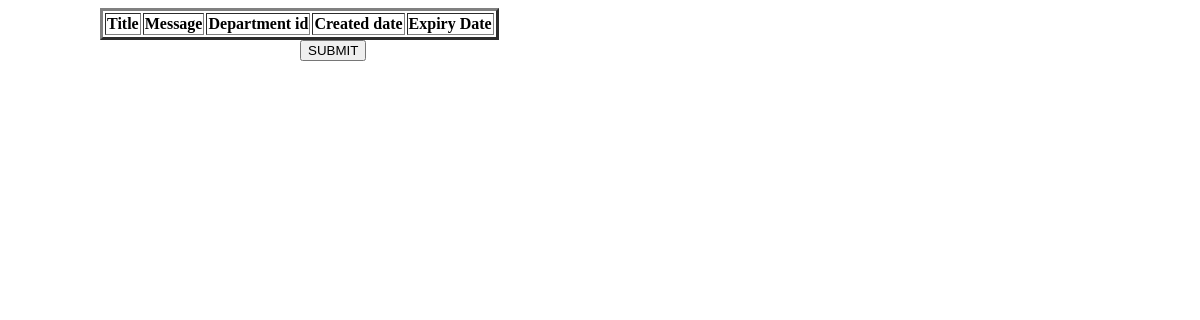
/ManageNotification, run on an earlier commit of the app's database.
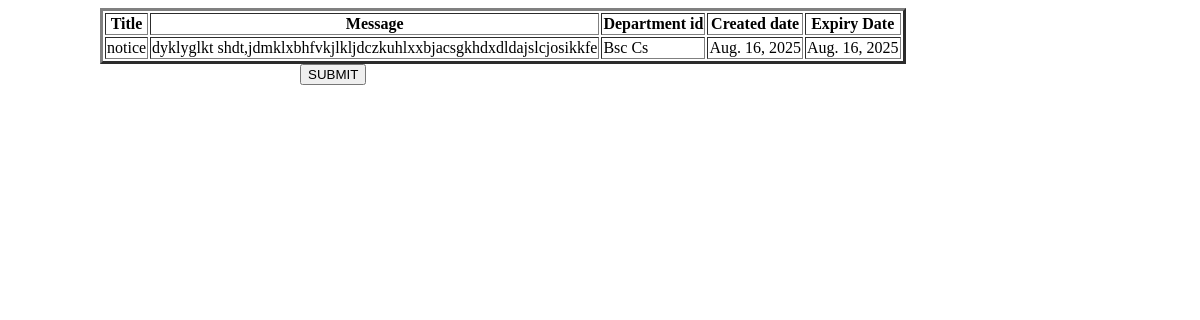
And on a later commit of the database.
### CampusSenseApp/models.py (models this page shows)
class Notification(models.Model):
    DEPARTMENT = models.ForeignKey(Department, on_delete=models.CASCADE)
    Title=models.CharField(max_length=50,null=True,blank=True)
    Message=models.CharField(max_length=150,null=True,blank=True)
    CreatedDate=models.DateField(auto_now=True,null=True,blank=True)
    ExpiryDate=models.DateField(auto_now=True,null=True,blank=True)

class Department(models.Model):
    DepartmentName=models.CharField(max_length=50,null=True, blank=True)

### CampusSenseApp/views.py (the view)
# urls.py: path('ManageNotification', ManageNotification.as_view(), name="ManageNotification"),
class ManageNotification(View):
    def get(self, request):
        obj = Notification.objects.all()
        return render(request, "admin module/managenotification.html", {'val': obj})

### templates/admin module/managenotification.html (shortened to what this page needs)
<!DOCTYPE html>
<html lang="en">
<head>
</head>
<body>
  <table border="3">
    <tr>
        <th>Title</th>
        <th>Message</th>
        <th>Department id</th>
        <th>Created date</th>
        <th>Expiry Date</th>
    </tr>
     {% for i in val %}
    <tr>
        <td>{{ i.Title }}</td>
        <td>{{ i.Message }}</td>
        <td>{{i.DEPARTMENT.DepartmentName}}</td>
        <td>{{ i.CreatedDate }}</td>
        <td>{{ i.ExpiryDate }}</td>
    </tr>
    {% endfor %}
   </table>
   <button type="submit">SUBMIT</button>
</body>
</html>

What changed in the data, as far as the page shows it:
added Notification: Title "notice", Message "dyklyglkt shdt,jdmklxbhfvkjlkljdczkuhlxxbjacsgkhdxdldajslcjosikkfe", DEPARTMENT.DepartmentName "Bsc Cs", CreatedDate "Aug. 16, 2025", ExpiryDate "Aug. 16, 2025"
